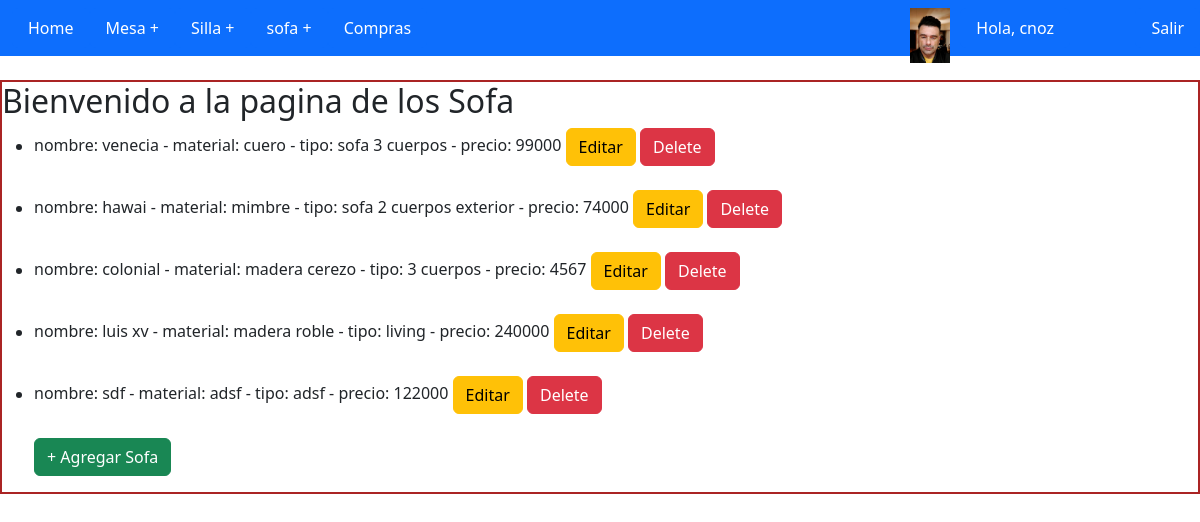
The app's page /productos/read_sofa/ (signed in) with its own data.
### productos/models.py (models this page shows)
class Sofa(models.Model):
    nombre = models.CharField(max_length= 30)
    material = models.CharField(max_length= 30)
    tipo = models.CharField(max_length= 30)
    precio = models.IntegerField()
    def __str__(self):
        return f'nombre: {self.nombre} - material: {self.material} - tipo: {self.tipo} - precio: {self.precio}'

### productos/views.py (the view)
# urls.py: path('read_sofa/', read_sofa),
@staff_member_required(redirect_field_name='next', login_url='/productos/acceso/') #redirect_field_name='next',--> se puede sacar
@login_required
def read_sofa(request=None):
    sofas= Sofa.objects.all()
    avatar = Avatar.objects.filter(user = request.user.id)
    try:
        avatar = avatar[0].image.url
    except:
        avatar = None
    return render(request,'crud_sofa/read_sofa.html',{'sofa': sofas,'avatar': avatar })

### productos/template/crud_sofa/read_sofa.html (shortened to what this page needs)
{% extends "index.html" %}
{% load static %}
{% block contenido %}
<h2>Bienvenido a la pagina de los Sofa</h2>
<ul>
    {% for sof in sofa %}
        <li>
            {{ sof }}
            <a href="/productos/update_sofa/{{sof.id}}" class="btn btn-warning">Editar</a>
            <a href="/productos/delete_sofa/{{sof.id}}" class="btn btn-danger">Delete</a>
        </li>
        <br>
    {% endfor %}
    <a class="btn btn-success" href="/productos/create_sofa"> + Agregar Sofa</a>
</ul>
{% endblock %}

### productos/template/index.html (shortened to what this page needs)
<!DOCTYPE html>
<html lang="en">
<head>
    {% load static %}
    <link rel="stylesheet" href="{% static '/css/myestylo.css' %}">
    <link rel="stylesheet" href="{%static 'css/bootstrap.min.css'%}">
</head>
<body>
    <nav class="navbar navbar-expand-lg navbar-light fixed-top bg-primary">
        <div class="container-fluid">
            <div class="collapse navbar-collapse" id="navbarSupportedContent">
            <ul class="nav nav-pills nav-fill">
                <li class="nav-item">
                    <a class="nav-link active" aria-current="page" href="/productos/">Home</a>
                  </li>
                  {% if staff_member_required %}
                  {% include "acceso.html" %}
                  {% else %}
                <li class="nav-item">
                  <a class="nav-link active" aria-current="page" href="/productos/read_mesas">Mesa +</a>
                </li>
                  {% endif %}
                  {% if staff_member_required %}
                  {% include "acceso.html" %}
                  {% else %}
                <li class="nav-item">
                  <a class="nav-link active" aria-current="page" href="/productos/read_sillas">Silla +</a>
                </li>
                {% endif %}
                  {% if staff_member_required %}
                  {% include "acceso.html" %}
                  {% else %}
                <li class="nav-item">
                  <a class="nav-link active" aria-current="page" href="/productos/read_sofa">sofa +</a>
                </li>
                {% endif %}
                <li class="nav-item">
                  <a class="nav-link active" aria-current="page" href="/productos/compras">Compras</a>
                </li>
                <li class="nav-item" style="position: absolute; right: 130px">
                  <a class="nav-link active" aria-current="page" href="/productos/perfil/">Hola, {{ user.username }}</a>
                </li>
                <li class="nav-item" style="position: absolute; right: 250px">
                  <img src='{{ avatar }}' width="40px">
                </li>
                <li class="nav-item" style="position: absolute; right: 0px">
                  <a class="nav-link active" aria-current="page" href="/productos/logout/">Salir</a>
                </li>
            </ul>
        </div>
        </div>
    </nav>
    <div class="contenido1">
        {% block contenido %}{% endblock %}
    </div>
</body>
</html>

### productos/static/css/myestylo.css (style rules this page uses)
.contenido1 { position: relative; top: 80px; border: 2px solid rgb(170, 36, 36); }

### records on screen
Sofa: nombre+material+tipo "nombre: venecia - material: cuero - tipo: sofa 3 cuerpos - precio: 99000"
Sofa: nombre+material+tipo "nombre: hawai - material: mimbre - tipo: sofa 2 cuerpos exterior - precio: 74000"
Sofa: nombre+material+tipo "nombre: colonial - material: madera cerezo - tipo: 3 cuerpos - precio: 4567"
Sofa: nombre+material+tipo "nombre: luis xv - material: madera roble - tipo: living - precio: 240000"
Sofa: nombre+material+tipo "nombre: sdf - material: adsf - tipo: adsf - precio: 122000"

### other values on screen
{{ user.username }} "cnoz"
